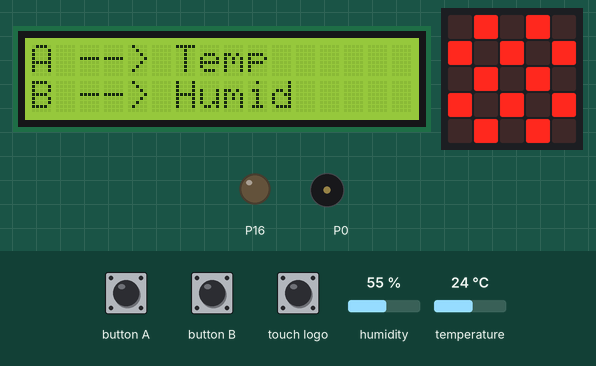
Bench run of a program on a simulated BBC micro:bit (MakeCode). On the bench: 16×2 character LCD, the board's 5×5 LED display, output pins drawn as LEDs (lit = HIGH), buzzer (waves = sounding). The test bench sets the inputs (shaded band); at power-on: humidity 55 %, temperature 24 °C. The 48×5 strip is a reading aid, not a part: it shows the text the display is scrolling, unrolled, one strip-width of it at a time.

Above: at 26.3 s.
26.4 s: button A pressed for 0.15 s
At 28.7 s:
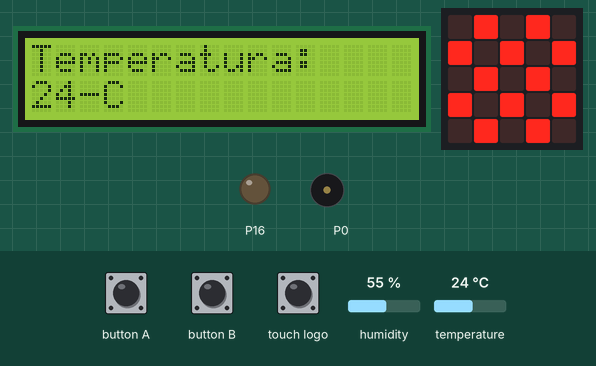
32.5 s: button B pressed for 0.15 s
At 34.7 s:
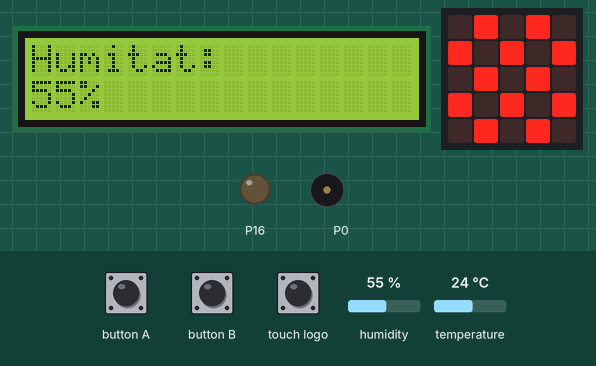
41.0 s: humidity set to 22 %
At 46.6 s:
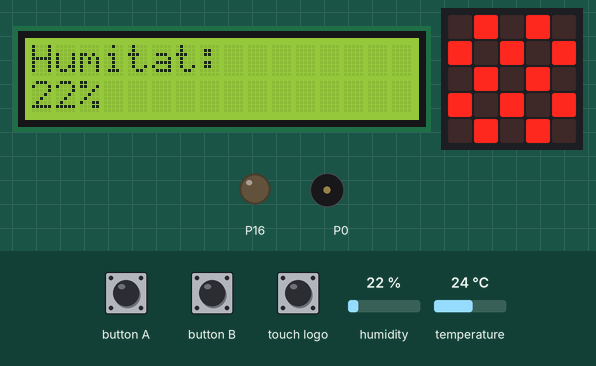
47.1 s: humidity set to 40 %
At 52.4 s:
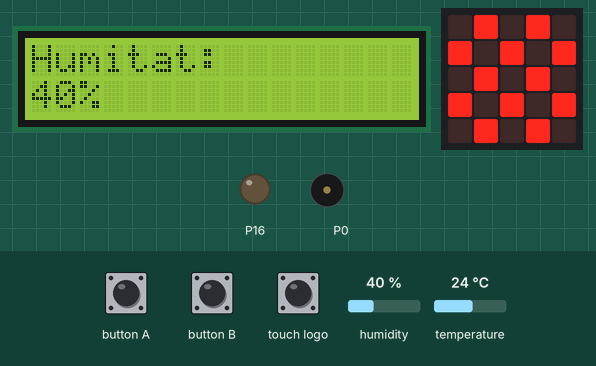
52.9 s: humidity set to 68 %
At 57.6 s:
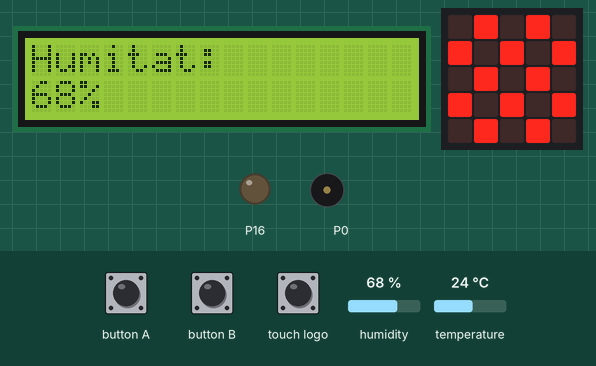
58.7 s: touch logo pressed for 0.15 s
At 62.99 s:
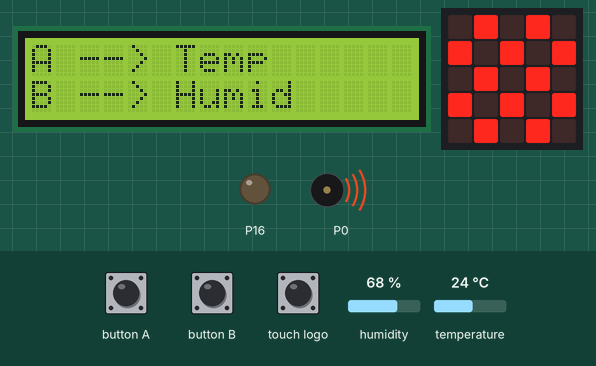
Timing chart, 0 to 67.5 s (numbered marks = the images above; inputs shaded):
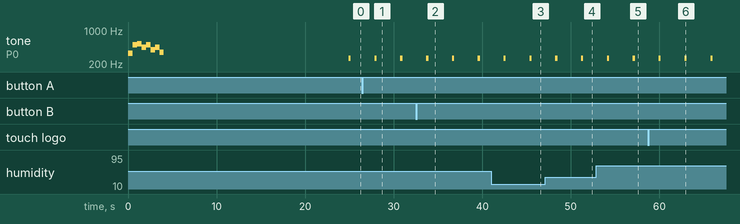

Measured:
- after the input at 26.4 s, the display: changes after 1.7 s (image 1)
- after the input at 32.5 s, the display: changes after 1.5 s (image 2)
- after the input at 41.0 s, the display: changes after 4.6 s (image 3)
- after the input at 47.1 s, the display: changes after 4.3 s (image 4)
- after the input at 52.9 s, the display: changes after 4.4 s (image 5)
- after the input at 58.7 s, the display: changes after 1.5 s (image 6)
- by itself, tone on P0: alternates 262 Hz for 0.25 s and silent for 2.7 s

The program:

main.ts
```typescript
input.onButtonPressed(Button.A, function () {
    pantalla = 1
})
input.onButtonPressed(Button.B, function () {
    pantalla = 2
})
input.onLogoEvent(TouchButtonEvent.Touched, function () {
    pantalla = 3
})
let humid = 0
let temp = 0
let pantalla = 0
pins.digitalWritePin(DigitalPin.P16, 0)
I2C_LCD1602.LcdInit(39)
I2C_LCD1602.clear()
music.playMelody("E B C5 A B G A F ", 120)
basic.showString("PROVA PANTALLA!!!")
I2C_LCD1602.ShowString("Hola, com estàs?", 0, 0)
I2C_LCD1602.ShowString("Bon dia!!!!", 0, 1)
basic.pause(2000)
pantalla = 3
basic.forever(function () {
    basic.showIcon(IconNames.Chessboard)
    dht11_dht22.queryData(
    DHTtype.DHT11,
    DigitalPin.P2,
    true,
    false,
    true
    )
    if (pantalla == 1) {
        music.playTone(262, music.beat(BeatFraction.Half))
        temp = dht11_dht22.readData(dataType.temperature)
        I2C_LCD1602.clear()
        I2C_LCD1602.ShowString("Temperatura:", 0, 0)
        I2C_LCD1602.ShowString("" + temp + "°C", 0, 1)
    }
    if (pantalla == 2) {
        music.playTone(262, music.beat(BeatFraction.Half))
        humid = dht11_dht22.readData(dataType.humidity)
        I2C_LCD1602.clear()
        I2C_LCD1602.ShowString("Humitat:", 0, 0)
        I2C_LCD1602.ShowString("" + humid + "%", 0, 1)
    }
    if (pantalla == 3) {
        music.playTone(262, music.beat(BeatFraction.Half))
        I2C_LCD1602.clear()
        I2C_LCD1602.ShowString("A --> Temp", 0, 0)
        I2C_LCD1602.ShowString("B --> Humid", 0, 1)
    }
})
```

test.ts
```typescript
// aquí va el archivo "tests"; esto no se compilará cuando este paquete se utilice como una extensión.
```
